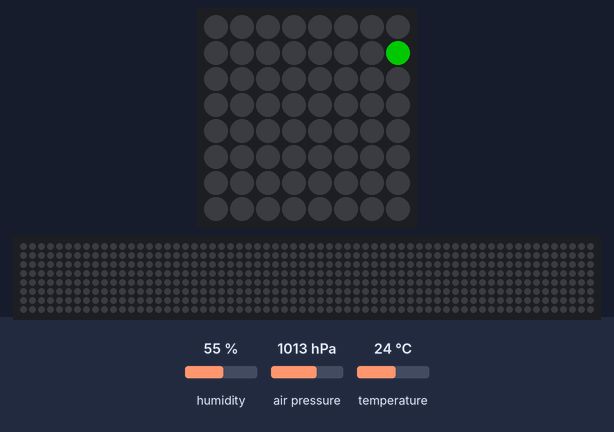
A program run on a simulated Raspberry Pi (BCM pin numbers) with a Sense HAT. Parts: the Sense HAT's 8×8 RGB LED matrix, a strip that is not on the board, showing the scrolling text unrolled. The inputs (shaded band) are chosen by the test bench; at power-on: humidity 55 %, air pressure 1013 hPa, temperature 24 °C. Dim RGB values are drawn brighter than linear; the 64×8 strip is a reading aid, not a part: it shows the text the matrix is scrolling, unrolled, one strip-width of it at a time.

Above: at 0.11 s.
At 9.31 s:
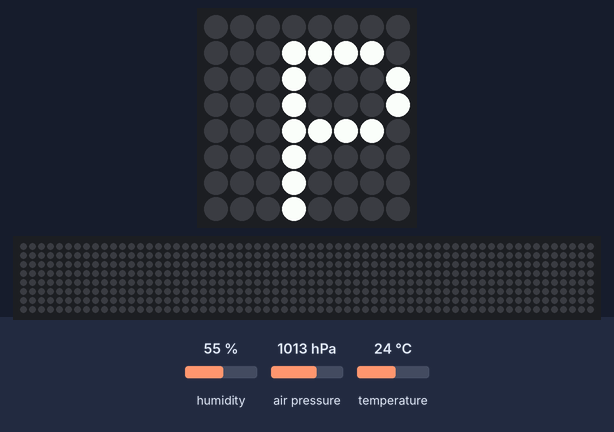
At 20.04 s:
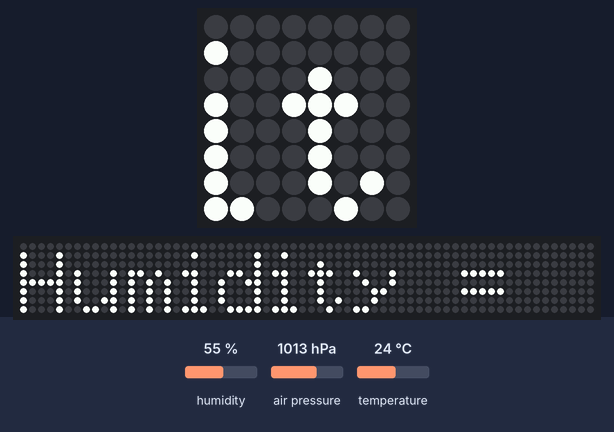
At 24.73 s:
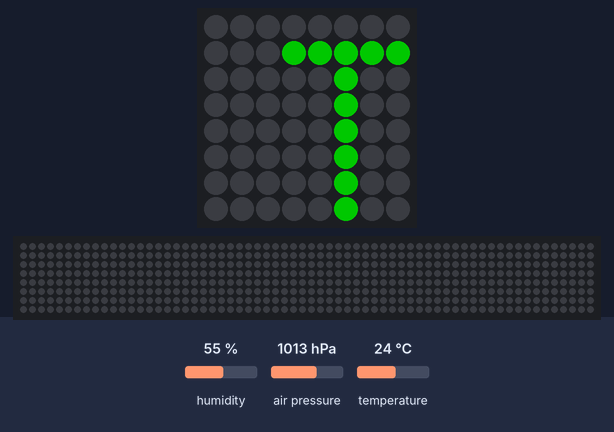
At 29.97 s:
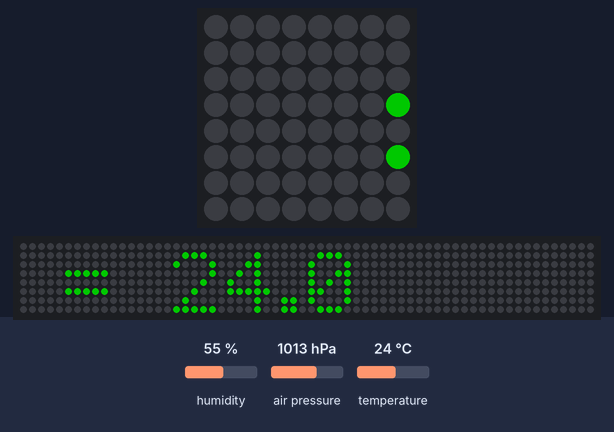
At 39.94 s:
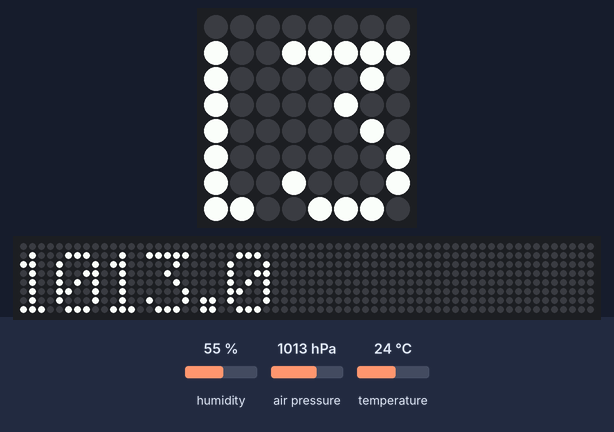

The program:

env.py
```python
from sense_hat import SenseHat
sense = SenseHat()
while True:
    t = sense.get_temperature()
    p = sense.get_pressure()
    h = sense.get_humidity()
    t = round(t, 1)
    p = round(p, 1)
    h = round(h, 1)
    if t > 18.3 and t < 26.7:
        bg = [0, 100, 0]
    else:
        bg = [100, 0, 0]

    msg = "Temperature = %s, Pressure=%s, Humidity=%s" % (t,p,h)
    msg_temperature = f"Temperature = {t}"
    msg_pressure = f"Pressure = {p}"
    msg_humidity = f"Humidity = {h}"
    sense.show_message(msg_temperature, scroll_speed=0.08, text_colour = bg)
    sense.show_message(msg_pressure, scroll_speed=0.08)
    sense.show_message(msg_humidity, scroll_speed=0.08)
```
